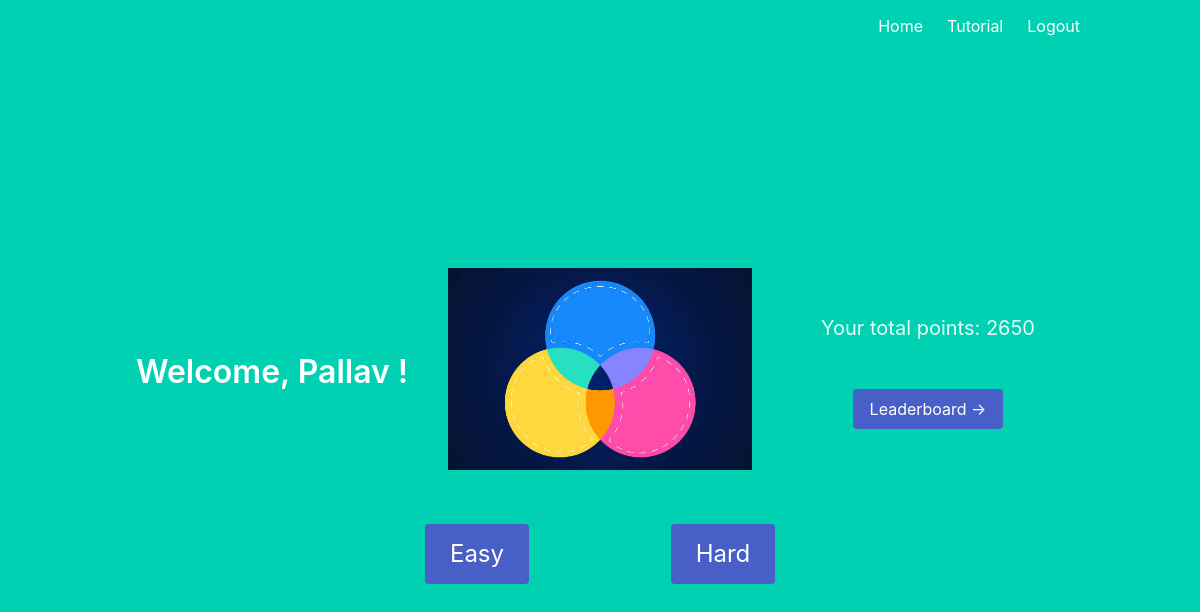
The page /home (signed in) on the database as committed earlier.
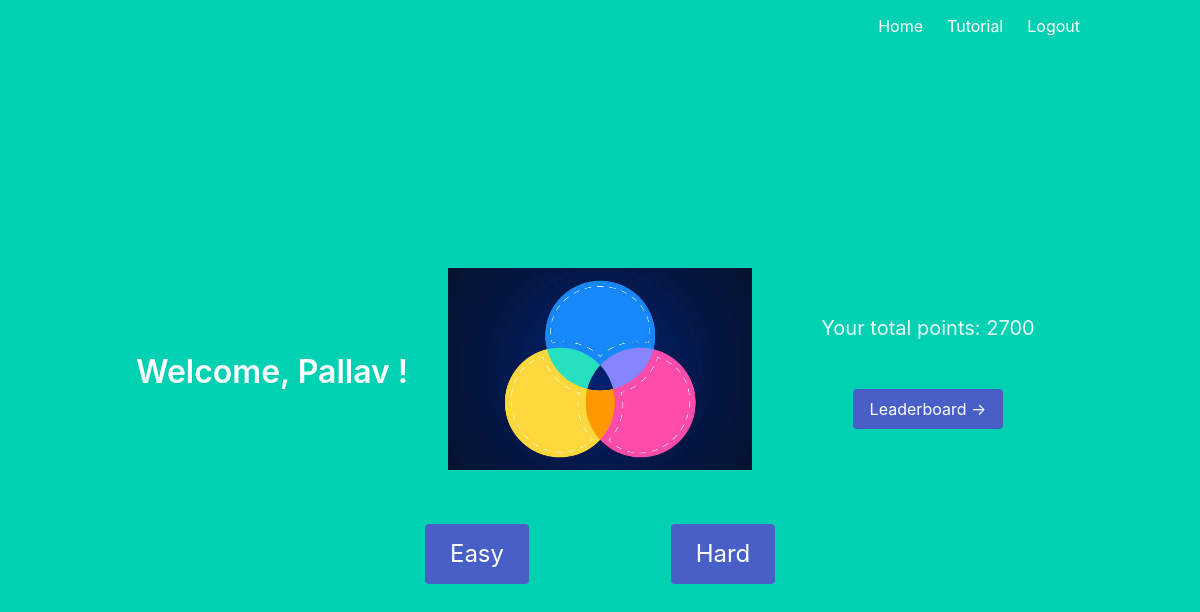
The same page on the database as committed later.
### models.py (models this page shows)
class User(UserMixin, db.Model):
    id = db.Column(db.Integer, primary_key = True)
    email = db.Column(db.String(100), unique=True)
    password = db.Column(db.String(100))
    name = db.Column(db.String(1000))
    points = db.Column(db.Integer, default=0)
    teacher = db.Column(db.Integer, default=0)

### main.py (the view)
@main.route('/home')
@login_required
def home():
    if current_user.teacher == 0:
        return render_template('home.html', name=current_user.name, points=current_user.points)
    elif current_user.teacher == 1:
        return render_template('teacherHome.html', name=current_user.name)
    elif current_user.teacher == 2:
        return render_template('adminHome.html', name=current_user.name)
    else:
        return ""

### templates/home.html
{% extends "base.html" %}
{% block content %}
<div class="columns is-vcentered">
  <div class="column">
    <h1 class="title">
      Welcome, {{ name }}!
    </h1>
  </div>
  <div class="column" height="300"><img src="/static/logo.jpg"></div>
  <div class="column">
    <h3 class="subtitle">
      Your total points: {{ points }}
    </h3>
    <br>
    <a href="{{url_for('main.leaderboard') }}" class="button is-link">Leaderboard -></a>
  </div>
</div>
<br>
<div class="columns">
  <div class="column is-one-fifths"></div>
  <div class="column"><a href="{{url_for('main.easyQuestions')}}" class="button is-link is-large">Easy</a></div>
  <div class="column"><a href="{{url_for('main.hardQuestions')}}" class="button is-link is-large">Hard</a></div>
  <div class="column is-one-fifths"></div>
</div>
{% endblock %}

### templates/base.html (shortened to what this page needs)
<!DOCTYPE html>
<html>
<head>
    <link rel="stylesheet" href="https://cdnjs.cloudflare.com/ajax/libs/bulma/0.7.2/css/bulma.min.css" />
</head>
<body>
    <section class="hero is-primary is-fullheight">
        <div class="hero-head">
            <nav class="navbar">
                <div class="container">
                    <div id="navbarMenuHeroA" class="navbar-menu">
                        <div class="navbar-end">
                            {% if current_user.is_authenticated %}
                            <a href="{{ url_for('main.home') }}" class="navbar-item">
                                Home
                            </a>
                            {% endif %}
                            <a href="{{ url_for('main.tutorial') }}" class="navbar-item">
                                Tutorial
                            </a>
                            {% if current_user.is_authenticated %}
                            <a href="{{ url_for('auth.logout') }}" class="navbar-item">
                                Logout
                            </a>
                            {% endif %}
                        </div>
                    </div>
                </div>
            </nav>
        </div>
        <div class="hero-body">
            <div class="container has-text-centered">
                {% block content %}
                {% endblock %}
            </div>
        </div>
    </section>
</body>
</html>

Rows that differ between the two databases and show on the page:
changed User "Pallav": points "2650" → "2700"
